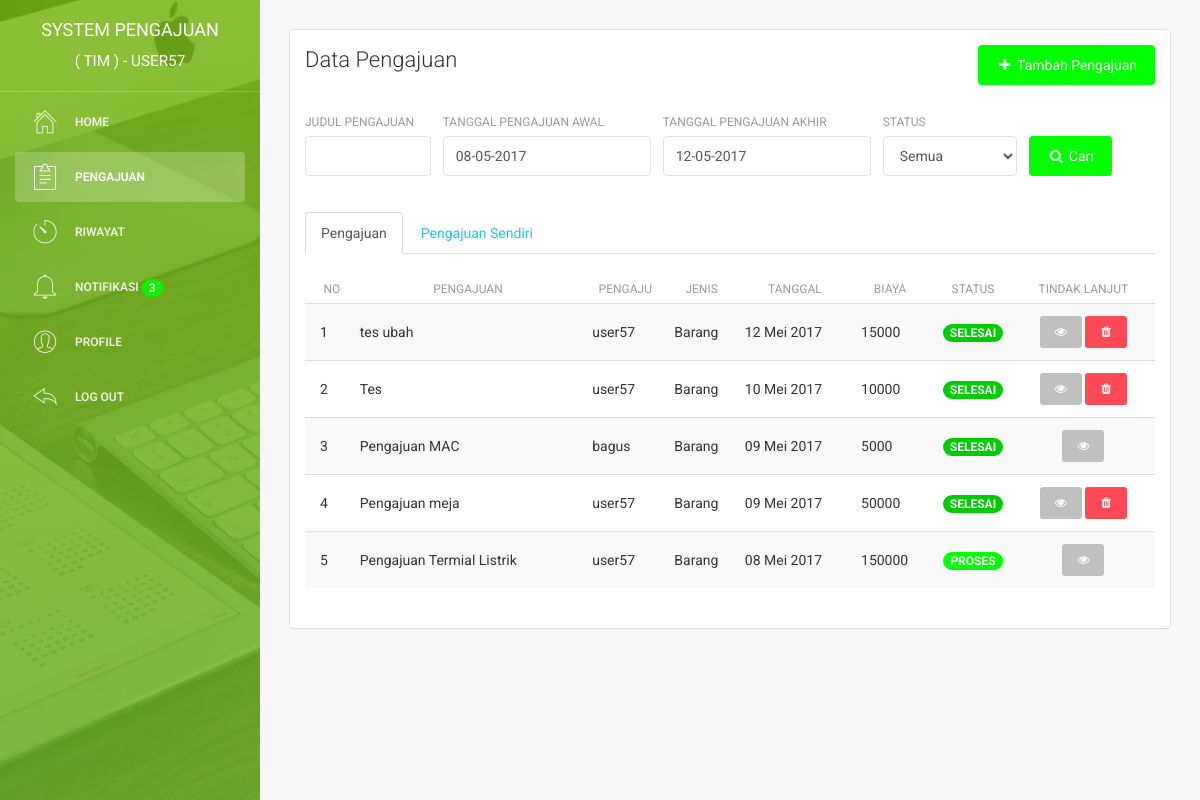
Page /pengajuan.php (signed in) on the committed database.
### tables this page shows
CREATE TABLE `user` (
  `id_user` int(11) NOT NULL,
  `username` varchar(225) NOT NULL,
  `email` varchar(225) NOT NULL,
  `password` varchar(225) NOT NULL,
  `nama_depan` varchar(225) NOT NULL,
  `nama_belakang` varchar(225) NOT NULL,
  `jk` enum('laki-laki','perempuan') NOT NULL,
  `no_hp` varchar(50) NOT NULL,
  `alamat` text NOT NULL,
  `role` enum('manajemen','tim') NOT NULL,
  `pembuatan_akun` date NOT NULL,
  `update_akun` date NOT NULL
);

CREATE TABLE `pengajuan` (
  `id_pengajuan` int(11) NOT NULL,
  `pengajuan` varchar(225) NOT NULL,
  `id_user` int(11) NOT NULL,
  `id_jenis_pengajuan` int(11) NOT NULL,
  `tanggal_pengajuan` date NOT NULL,
  `gambar` varchar(225) NOT NULL,
  `biaya` int(225) NOT NULL,
  `alasan` text NOT NULL,
  `keterangan` text NOT NULL,
  `jadwal_pelaksanaan` date NOT NULL,
  `catatan` text NOT NULL,
  `status` enum('menunggu','proses','selesai') NOT NULL,
  `update_pengajuan` date NOT NULL
);

CREATE TABLE `jenis_pengajuan` (
  `id_jenis_pengajuan` int(11) NOT NULL,
  `jenis_pengajuan` varchar(25) NOT NULL,
  `deskripsi` text NOT NULL
);

### pengajuan.php (the view, shortened to what the rows shown need)
<?php
    include 'system/koneksi.php';
    function tanggal_indo($tanggal){
        $bulan = array (1 =>   'Januari',
                'Februari',
                'Maret',
                'April',
                'Mei',
                'Juni',
                'Juli',
                'Agustus',
                'September',
                'Oktober',
                'November',
                'Desember'
        );
        $split = explode('-', $tanggal);
        return $split[2] . ' ' . $bulan[ (int)$split[1] ] . ' ' . $split[0];
    }
?>
<!doctype html>
<html lang="en">
<head>
    <link href="assets/css/bootstrap.min.css" rel="stylesheet" />
    <link href="assets/css/animate.min.css" rel="stylesheet"/>
    <link href="assets/css/light-bootstrap-dashboard.css" rel="stylesheet"/>
    <link href="assets/css/demo.css" rel="stylesheet" />
    <link href="http://maxcdn.bootstrapcdn.com/font-awesome/4.2.0/css/font-awesome.min.css" rel="stylesheet">
    <link href="assets/css/pe-icon-7-stroke.css" rel="stylesheet" />
    <link rel="stylesheet" href="assets/dist/sweetalert.css">
    <link rel="stylesheet" href="//code.jquery.com/ui/1.12.1/themes/base/jquery-ui.css">
    <link rel="stylesheet" href="assets/css/datepicker.css">
</head>
<body>
    <div class="wrapper">
        <div class="sidebar" data-color="green" data-image="assets/img/sidebar.jpg">
            <div class="sidebar-wrapper">
                <div class="logo">
                    <a href="index" class="simple-text">
    <?php
    $query_login = "SELECT * FROM user WHERE email ='$_SESSION[email]'";
        $result_login = mysqli_query($con, $query_login);
        $data_login = mysqli_fetch_assoc($result_login);
        $username_login = $data_login["username"];
    ?>
                        System Pengajuan<br><small>( TIM ) - <?php echo $username_login ?></small>
                    </a>
                </div>
            </div>
        </div>
        <div class="main-panel">
            <div class="content">
                <div class="col-md-12">
                    <div class="card">
                        <div class="content content-full-width">
                            <div class="tab-content">
                                <div id="semua" class="tab-pane active">
<?php
        if (isset($_GET['judul'])) {
            $pengajuan = ($_GET["judul"]);
            $first = date_create(($_GET["tanggal_awal"]));
            $lass = date_create(($_GET["tanggal_akhir"]));
            $awal = date_format($first,"Y-m-d");
            $akhir = date_format($lass,"Y-m-d");
            $sts= ($_GET["status"]);
                if ($sts == "semua"){
                    $status = "";
                }else{
                    $status = $sts;
                }
            if( $pengajuan == ""){
                $query_semua = "SELECT a.id_pengajuan, a.pengajuan, a.id_user,  b.username, a.id_jenis_pengajuan, c.jenis_pengajuan, a.tanggal_pengajuan,
                            a.biaya, a.status FROM pengajuan AS a INNER JOIN user AS b INNER JOIN jenis_pengajuan AS c WHERE a.id_user = b.id_user AND a.id_jenis_pengajuan = c.id_jenis_pengajuan
                            AND (a.tanggal_pengajuan BETWEEN '$awal' AND '$akhir') AND a.status like '%$status%' ORDER BY a.id_pengajuan DESC" ;
            }else {
                $query_semua = "SELECT a.id_pengajuan, a.pengajuan, a.id_user,  b.username, a.id_jenis_pengajuan, c.jenis_pengajuan, a.tanggal_pengajuan,
                            a.biaya, a.status FROM pengajuan AS a INNER JOIN user AS b INNER JOIN jenis_pengajuan AS c WHERE a.id_user = b.id_user AND a.id_jenis_pengajuan = c.id_jenis_pengajuan
                            AND a.pengajuan like '%$pengajuan%' AND (a.tanggal_pengajuan BETWEEN '$awal' AND '$akhir') AND a.status like '%$status%' ORDER BY a.id_pengajuan DESC" ;
            }
        }
        else {
            $query_semua = "SELECT a.id_pengajuan, a.pengajuan, a.id_user,  b.username, a.id_jenis_pengajuan, c.jenis_pengajuan, a.tanggal_pengajuan,
                        a.biaya, a.status FROM pengajuan AS a INNER JOIN user AS b INNER JOIN jenis_pengajuan AS c WHERE a.id_user = b.id_user AND a.id_jenis_pengajuan = c.id_jenis_pengajuan
                        ORDER BY a.id_pengajuan DESC" ;
        }
            $result_semua = mysqli_query($con, $query_semua);
            if($result_semua->num_rows == 0){
                                    echo '<div class="content table-responsive table-full-width">
                                        <table class="table table-hover table-striped">
                                            <thead>
                                                <th>No</th>
                                                <th>Pengajuan</th>
                                                <th>Pengaju</th>
                                                <th>Jenis</th>
                                                <th>tanggal</th>
                                                <th>biaya</th>
                                                <th>status</th>
                                                <th>Tindak Lanjut</th>
                                            </thead>
                                            <tbody>
                                                <tr>
                                                    <td colspan="8" align="center">
                                                        Anda tidak memiliki pengajuan
                                                        <br>
                                                        <a href="pengajuan">
                                                            <button type="button" class="btn btn-primary btn-fill btn-sm">
                                                                <i class="fa fa-refresh"></i> Refresh data
                                                            </button>
                                                        </a>
                                                    </td>
                                                </tr>
                                            </tbody>
                                        </table>
                                    </div>';
            }
            else {
                $no_semua = 1;
                                    echo '<div class="content table-responsive table-full-width">
                                        <table class="table table-hover table-striped table-paginate">
                                            <thead>
                                                <th>No</th>
                                                <th>Pengajuan</th>
                                                <th>Pengaju</th>
                                                <th>Jenis</th>
                                                <th>tanggal</th>
                                                <th>biaya</th>
                                                <th>status</th>
                                                <th>Tindak Lanjut</th>
                                            </thead>
                                            <tbody>';
                while($data_semua = mysqli_fetch_assoc($result_semua)){
                                                echo '<tr>
                                                        <td>'.$no_semua.'</td>
                                                        <td>'.$data_semua['pengajuan'].'</td>
                                                        <td>'.$data_semua['username'].'</td>
                                                        <td>'.$data_semua['jenis_pengajuan'].'</td>
                                                        <td>'.tanggal_indo(''.$data_semua['tanggal_pengajuan'].'').' </td>
                                                        <td>'.$data_semua['biaya'].'</td>
                                                        <td align = "center">';
                    if( $data_semua['status'] == "menunggu" ){
                                                            echo '<span class="badge menunggu upper">'.$data_semua['status'].'</span>';
                    }else if ($data_semua['status'] == "proses"){
                                                            echo '<span class="badge proses upper">'.$data_semua['status'].'</span>';
                    }else{
                                                            echo '<span class="badge selesai upper">'.$data_semua['status'].'</span>';
                    }
                                                        echo '</td>
                                                        <td align="center">';
                    if( $data_semua['status'] == "menunggu" ){
                        if ( $data_semua['username'] == $username_login ){
                                                            echo '<a href="edit_pengajuan?id='.$data_semua['id_pengajuan'].'">
                                                                <button type="button" class="btn btn-primary btn-fill btn-sm">
                                                                    <i class="fa fa-edit"></i>
                                                                </button>
                                                            </a>
                                                            <a href="detail_pengajuan?id='.$data_semua['id_pengajuan'].'">
                                                                <button type="button" class="btn btn-info btn-fill btn-sm">
                                                                    <i class="fa fa-eye"></i>
                                                                </button>
                                                            </a>
                                                            <button onclick="batal('.$data_semua['id_pengajuan'].')" type="button" class="btn btn-danger  btn-fill btn-sm">
                                                                <i class="fa fa-close"></i>
                                                            </button>';
                        }else{
                                                            echo '<a href="detail_pengajuan?id='.$data_semua['id_pengajuan'].'">
                                                                <button type="button" class="btn btn-info btn-fill btn-sm">
                                                                    <i class="fa fa-eye"></i>
                                                                </button>
                                                            </a>';
                        }
                    }
                    else if ($data_semua['status'] == "proses"){
                                                            echo '<a href="detail_pengajuan?id='.$data_semua['id_pengajuan'].'">
                                                                <button type="button" class="btn btn-info btn-fill btn-sm">
                                                                    <i class="fa fa-eye"></i>
                                                                </button>
                                                            </a>';
                    }
                    else if ($data_semua['status'] == "selesai"){
                        if ( $data_semua['username'] == $username_login ){
                                                            echo '<a href="detail_pengajuan?id='.$data_semua['id_pengajuan'].'">
                                                                <button type="button" class="btn btn-info btn-fill btn-sm">
                                                                    <i class="fa fa-eye"></i>
                                                                </button>
                                                            </a>
                                                            <button onclick="hapus('.$data_semua['id_pengajuan'].')" type="button" class="btn btn-danger  btn-fill btn-sm">
                                                                <i class="fa fa-trash"></i>
                                                            </button>';
                        }else{
                                                            echo '<a href="detail_pengajuan?id='.$data_semua['id_pengajuan'].'">
                                                                <button type="button" class="btn btn-info btn-fill btn-sm">
                                                                    <i class="fa fa-eye"></i>
                                                                </button>
                                                            </a>';
                        }
                    }
                                                        echo '</td>
                                                    </tr>';
                                                    $no_semua++;
                }
                                            echo'</tbody>
                                        </table>
                                    </div>';
            }
            ?>
                                </div>
                           </div>
                        </div>
                    </div>
                </div>
            </div>
        </div>
    </div>
</body>
</html>

### rows in the picture
user: username "USER57"
pengajuan: pengajuan "tes ubah", id_user.username "user57", id_jenis_pengajuan.jenis_pengajuan "Barang", tanggal_pengajuan "12 Mei 2017", biaya "15000", status "SELESAI"
pengajuan: pengajuan "Tes", id_user.username "user57", id_jenis_pengajuan.jenis_pengajuan "Barang", tanggal_pengajuan "10 Mei 2017", biaya "10000", status "SELESAI"
pengajuan: pengajuan "Pengajuan MAC", id_user.username "bagus", id_jenis_pengajuan.jenis_pengajuan "Barang", tanggal_pengajuan "09 Mei 2017", biaya "5000", status "SELESAI"
pengajuan: pengajuan "Pengajuan meja", id_user.username "user57", id_jenis_pengajuan.jenis_pengajuan "Barang", tanggal_pengajuan "09 Mei 2017", biaya "50000", status "SELESAI"
pengajuan: pengajuan "Pengajuan Termial Listrik", id_user.username "user57", id_jenis_pengajuan.jenis_pengajuan "Barang", tanggal_pengajuan "08 Mei 2017", biaya "150000", status "PROSES"

### other values in the picture
$hasil "3"
